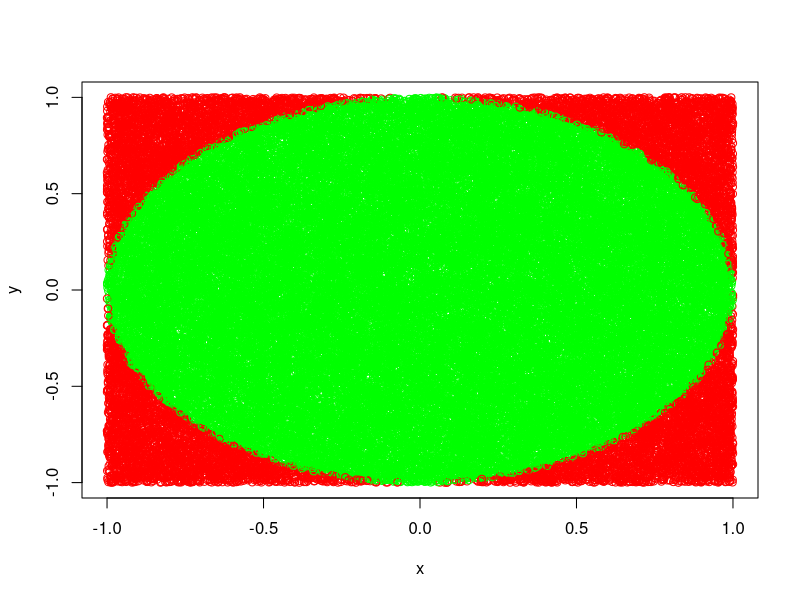

Write the R code that produced this figure.
n <- 50000

x <- runif(n, -1, 1); y <- runif(n, -1, 1)

favourable <- 0

colors_pi <- c()

for (i in 1:n) {
  if(x[i]^2 + y[i]^2 <= 1){
    favourable <- favourable + 1
    colors_pi[i] <- "green"
  }else{
    colors_pi[i] <- "red"
  }
}

favourable

favourable / n

(favourable / n) * 4

plot(x, y, col = colors_pi)
